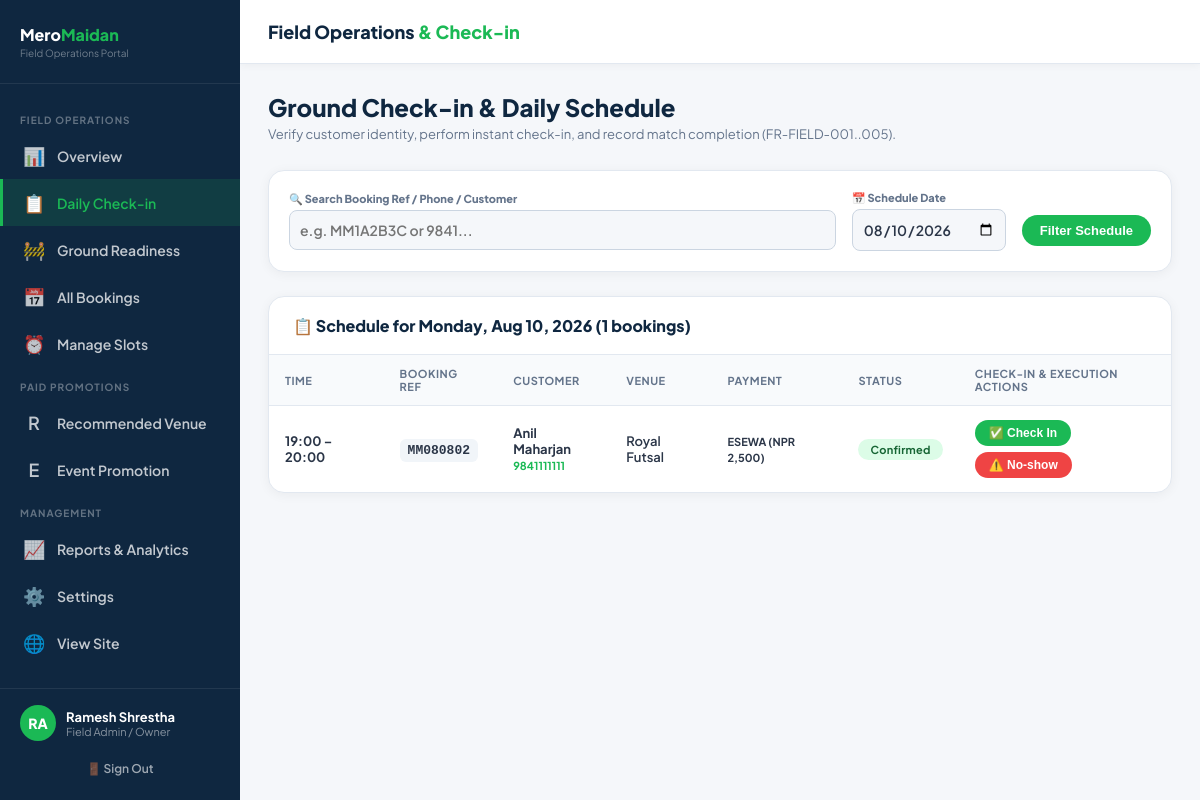
The app's page /owner/field_ops.php (signed in) with its own data.
### tables this page shows
CREATE TABLE `bookings` (
  `id` int(11) NOT NULL AUTO_INCREMENT,
  `venue_id` int(11) NOT NULL,
  `player_id` int(11) DEFAULT NULL,
  `customer_name` varchar(200) NOT NULL,
  `customer_phone` varchar(20) NOT NULL,
  `customer_email` varchar(200) DEFAULT NULL,
  `booking_date` date NOT NULL,
  `start_time` time NOT NULL,
  `end_time` time NOT NULL,
  `base_price` decimal(10,2) DEFAULT NULL,
  `coupon_id` bigint(20) DEFAULT NULL,
  `coupon_code` varchar(50) DEFAULT NULL,
  `discount_amount` decimal(10,2) NOT NULL DEFAULT 0.00,
  `fees_amount` decimal(10,2) NOT NULL DEFAULT 0.00,
  `tax_amount` decimal(10,2) NOT NULL DEFAULT 0.00,
  `total_price` decimal(10,2) NOT NULL,
  `status` enum('pending','confirmed','cancelled','completed','checked_in','in_progress','no_show') DEFAULT 'confirmed',
  `payment_method` enum('cash','esewa','khalti','card') DEFAULT 'cash',
  `notes` text DEFAULT NULL,
  `booking_ref` varchar(20) DEFAULT NULL,
  `created_at` timestamp NOT NULL DEFAULT current_timestamp(),
  PRIMARY KEY (`id`),
  UNIQUE KEY `booking_ref` (`booking_ref`),
  KEY `venue_id` (`venue_id`),
  KEY `player_id` (`player_id`),
  CONSTRAINT `bookings_ibfk_1` FOREIGN KEY (`venue_id`) REFERENCES `venues` (`id`) ON DELETE CASCADE,
  CONSTRAINT `bookings_ibfk_2` FOREIGN KEY (`player_id`) REFERENCES `players` (`id`) ON DELETE SET NULL
);

CREATE TABLE `venues` (
  `id` int(11) NOT NULL AUTO_INCREMENT,
  `owner_id` int(11) DEFAULT NULL,
  `name` varchar(200) NOT NULL,
  `slug` varchar(200) NOT NULL,
  `sport_type` enum('Football','Futsal','Cricket','Cricsal','Multi-Sport') NOT NULL DEFAULT 'Futsal',
  `address` text NOT NULL,
  `city` varchar(100) NOT NULL DEFAULT 'Kathmandu',
  `district` varchar(100) NOT NULL DEFAULT 'Kathmandu',
  `lat` decimal(10,8) DEFAULT NULL,
  `lng` decimal(11,8) DEFAULT NULL,
  `description` text DEFAULT NULL,
  `amenities` longtext DEFAULT NULL CHECK (json_valid(`amenities`)),
  `images` longtext DEFAULT NULL CHECK (json_valid(`images`)),
  `cover_image` varchar(500) DEFAULT NULL,
  `open_time` time DEFAULT '06:00:00',
  `close_time` time DEFAULT '22:00:00',
  `price_per_hour` decimal(10,2) NOT NULL DEFAULT 1000.00,
  `capacity` varchar(50) DEFAULT '5-a-side',
  `status` enum('pending','active','suspended') DEFAULT 'pending',
  `created_at` timestamp NOT NULL DEFAULT current_timestamp(),
  PRIMARY KEY (`id`),
  UNIQUE KEY `slug` (`slug`),
  KEY `owner_id` (`owner_id`),
  CONSTRAINT `venues_ibfk_1` FOREIGN KEY (`owner_id`) REFERENCES `venue_owners` (`id`) ON DELETE SET NULL
);

### owner/field_ops.php (the view, shortened to what this page needs)
<?php
$db        = getDB();
$ownerId   = $_SESSION['owner_id'];
$ownerName = $_SESSION['owner_name'] ?? 'Owner';
$vStmt = $db->prepare("SELECT id, name FROM venues WHERE owner_id = :oid");
$vStmt->execute([':oid' => $ownerId]);
$myVenues = $vStmt->fetchAll();
$venueIds = array_column($myVenues, 'id');
$selectedDate = $_GET['date'] ?? date('Y-m-d');
$searchQuery  = trim($_GET['search'] ?? '');
$todayBookings = [];
if (!empty($venueIds)) {
    $inList = implode(',', $venueIds);
    $sql = "
        SELECT b.*, v.name as venue_name
        FROM bookings b
        JOIN venues v ON b.venue_id = v.id
        WHERE b.venue_id IN ($inList)
    ";
    $params = [];
    if ($searchQuery) {
        $sql .= " AND (b.booking_ref LIKE :q OR b.customer_name LIKE :q OR b.customer_phone LIKE :q)";
        $params[':q'] = "%$searchQuery%";
    } else {
        $sql .= " AND b.booking_date = :date";
        $params[':date'] = $selectedDate;
    }
    $sql .= " ORDER BY b.start_time ASC";
    $stmt = $db->prepare($sql);
    $stmt->execute($params);
    $todayBookings = $stmt->fetchAll();
}
?>
<!DOCTYPE html>
<html lang="en">
<head>
  <link rel="stylesheet" href="../assets/css/admin.css">
</head>
<body>
<div class="admin-layout">
  <aside class="admin-sidebar">
    <div class="sidebar-logo">
      <div>
        <div class="sidebar-logo-text">Mero<span>Maidan</span></div>
        <div style="font-size:10px;color:rgba(255,255,255,.4);margin-top:2px;">Field Operations Portal</div>
      </div>
    </div>
    <nav class="sidebar-nav">
      <div class="nav-section-label">Field Operations</div>
      <a href="index.php" class="nav-link"><span class="icon">📊</span> Overview</a>
      <a href="field_ops.php" class="nav-link active"><span class="icon">📋</span> Daily Check-in</a>
      <a href="maintenance.php" class="nav-link"><span class="icon">🚧</span> Ground Readiness</a>
      <a href="bookings.php" class="nav-link"><span class="icon">📅</span> All Bookings</a>
      <a href="slots.php" class="nav-link"><span class="icon">⏰</span> Manage Slots</a>
      <?php include __DIR__ . '/_promotion_nav.php'; ?>
      <div class="nav-section-label">Management</div>
      <a href="reports.php" class="nav-link"><span class="icon">📈</span> Reports & Analytics</a>
      <a href="settings.php" class="nav-link"><span class="icon">⚙️</span> Settings</a>
      <a href="../index.php" class="nav-link" target="_blank"><span class="icon">🌐</span> View Site</a>
    </nav>
    <div class="sidebar-footer">
      <div class="admin-user-row">
        <div class="admin-avatar"><?= strtoupper(substr($ownerName, 0, 2)) ?></div>
        <div class="admin-user-info">
          <div class="admin-user-name"><?= htmlspecialchars($ownerName) ?></div>
          <div class="admin-user-role">Field Admin / Owner</div>
        </div>
      </div>
      <a href="../auth/logout.php" class="btn-logout">🚪 Sign Out</a>
    </div>
  </aside>
  <main class="admin-main">
    <div class="admin-topbar">
      <div class="topbar-title">Field Operations <span>& Check-in</span></div>
    </div>
    <div class="admin-content">
      <div class="page-header">
        <h1>Ground Check-in & Daily Schedule</h1>
        <p>Verify customer identity, perform instant check-in, and record match completion (FR-FIELD-001..005).</p>
      </div>
      <div class="data-card" style="margin-bottom:24px;padding:20px;">
        <form method="GET" style="display:flex;gap:16px;align-items:center;flex-wrap:wrap;">
          <div style="flex:1;min-width:260px;">
            <label style="display:block;font-size:11px;font-weight:800;color:#64748b;margin-bottom:4px;">🔍 Search Booking Ref / Phone / Customer</label>
            <input type="text" name="search" value="<?= htmlspecialchars($searchQuery) ?>" placeholder="e.g. MM1A2B3C or 9841..." class="form-input" style="width:100%;padding:10px;border:1px solid #cbd5e1;border-radius:8px;">
          </div>
          <div>
            <label style="display:block;font-size:11px;font-weight:800;color:#64748b;margin-bottom:4px;">📅 Schedule Date</label>
            <input type="date" name="date" value="<?= htmlspecialchars($selectedDate) ?>" class="form-input" style="padding:10px;border:1px solid #cbd5e1;border-radius:8px;">
          </div>
          <div style="margin-top:18px;">
            <button type="submit" class="btn btn-green">Filter Schedule</button>
          </div>
        </form>
      </div>
      <div class="data-card">
        <div class="data-card-header">
          <h3>📋 Schedule for <?= date('l, M j, Y', strtotime($selectedDate)) ?> (<?= count($todayBookings) ?> bookings)</h3>
        </div>
        <table class="data-table">
          <thead>
            <tr>
              <th>Time</th>
              <th>Booking Ref</th>
              <th>Customer</th>
              <th>Venue</th>
              <th>Payment</th>
              <th>Status</th>
              <th>Check-in & Execution Actions</th>
            </tr>
          </thead>
          <tbody>
            <?php foreach ($todayBookings as $b): ?>
              <tr>
                <td><strong><?= substr($b['start_time'], 0, 5) ?> – <?= substr($b['end_time'], 0, 5) ?></strong></td>
                <td><code style="background:#f1f5f9;padding:4px 8px;border-radius:6px;font-weight:800;"><?= htmlspecialchars($b['booking_ref']) ?></code></td>
                <td>
                  <strong><?= htmlspecialchars($b['customer_name']) ?></strong><br>
                  <a href="tel:<?= htmlspecialchars($b['customer_phone']) ?>" style="font-size:11px;color:#1BB955;font-weight:700;text-decoration:none;"><?= htmlspecialchars($b['customer_phone']) ?></a>
                </td>
                <td><?= htmlspecialchars($b['venue_name']) ?></td>
                <td><span style="font-size:11px;font-weight:700;text-transform:uppercase;"><?= htmlspecialchars($b['payment_method']) ?> (NPR <?= number_format($b['total_price']) ?>)</span></td>
                <td><span class="badge <?= $b['status'] ?>"><?= ucfirst(str_replace('_', ' ', $b['status'])) ?></span></td>
                <td>
                  <form method="POST" style="display:inline-flex;gap:6px;flex-wrap:wrap;">
                    <?php if (in_array($b['status'], ['confirmed', 'pending'])): ?>
                      <button type="submit" name="new_status" value="checked_in" class="btn btn-green btn-sm">✅ Check In</button>
                      <button type="submit" name="new_status" value="no_show" class="btn btn-red btn-sm" onclick="return confirm('Mark as No-show?')">⚠️ No-show</button>
                    <?php elseif ($b['status'] === 'checked_in'): ?>
                      <button type="submit" name="new_status" value="in_progress" class="btn btn-navy btn-sm">▶ Match In Progress</button>
                    <?php elseif ($b['status'] === 'in_progress'): ?>
                      <button type="submit" name="new_status" value="completed" class="btn btn-green btn-sm">🏁 Mark Completed</button>
                    <?php else: ?>
                      <span style="font-size:12px;color:#94a3b8;">Finalized</span>
                    <?php endif; ?>
                  </form>
                </td>
              </tr>
            <?php endforeach; ?>
          </tbody>
        </table>
      </div>
    </div>
  </main>
</div>
</body>
</html>

### records on screen
bookings: start_time "19:00", end_time "20:00", booking_ref "MM080802", customer_name "Anil Maharjan", customer_phone "9841111111", venue.name "Royal Futsal", payment_method "ESEWA", total_price "2,500", status "Confirmed", shows "✅ Check In"

### other values on screen
substr($ownerName, 0, 2) "RA"
$ownerName "Ramesh Shrestha"
count($todayBookings) "1"
